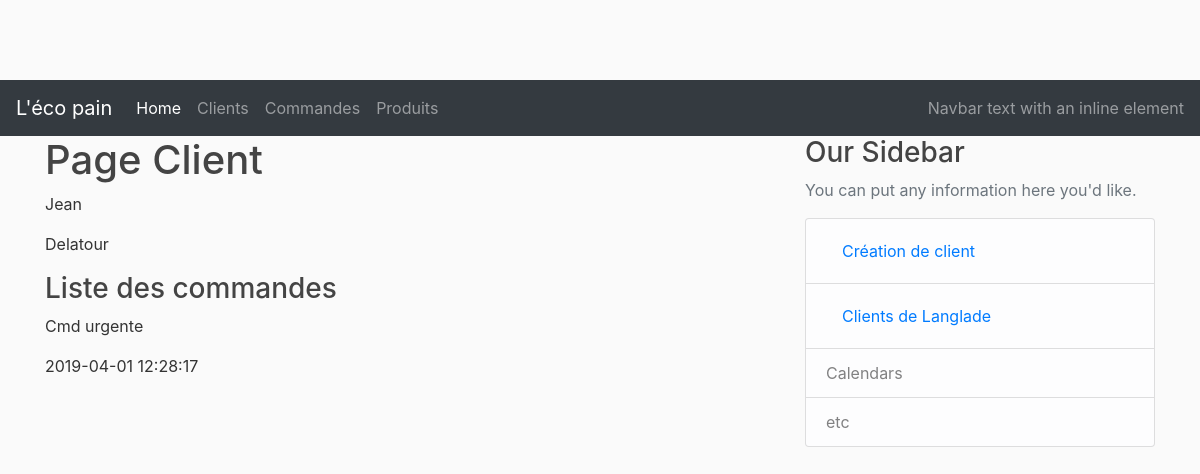
Before: /customers/3 with the older database file.
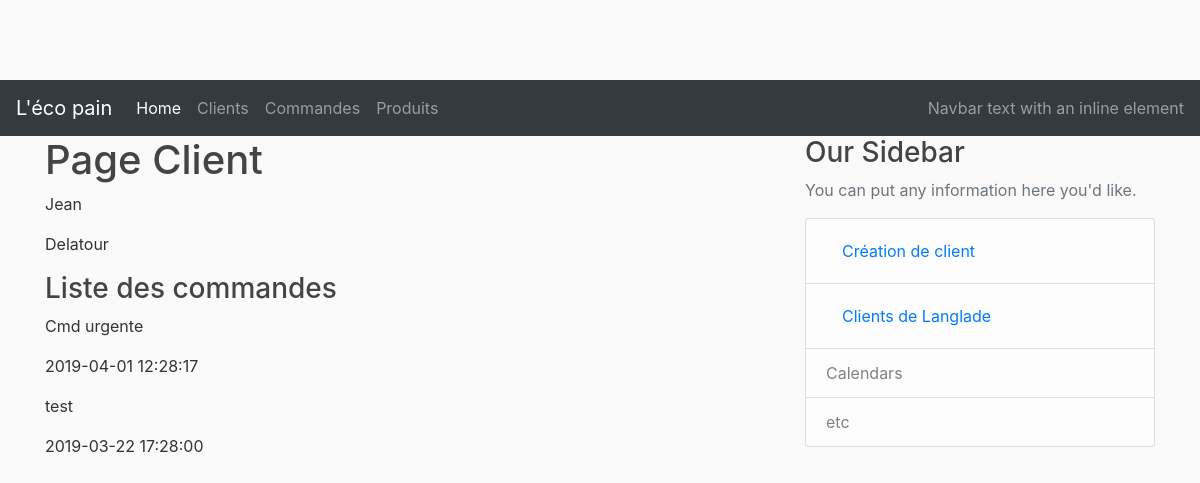
After: the same page with the newer database file.
### lecopain/models.py (models this page shows, shortened)
class Order(db.Model):
    __tablename__ = 'orders'
    id = db.Column(db.Integer, primary_key=True)
    title = db.Column(db.String(50), nullable=False)
    order_dt = db.Column(db.DateTime)
    created_at = db.Column(db.DateTime, nullable=False, default=datetime.utcnow)
    customer_id = db.Column(db.Integer, db.ForeignKey('customers.id'), nullable=False)
    status = db.Column(db.String(20), nullable=False)

### lecopain/controllers/customer_controller.py (the view)
@customer_page.route("/customers/<int:customer_id>")
def customer(customer_id):
    customer = Customer.query.get_or_404(customer_id)
    return render_template('/customers/customer.html', customer=customer)

### lecopain/templates/customers/customer.html
{% extends "layout.html" %}
{% block content %}
    <h1>Page Client</h1>
    <div class="content-section">
        <p>{{customer.firstname}}</p>
        <p>{{customer.lastname}}</p>
    </div>
    <div>
        <h3>Liste des commandes</h3>
    </div>
    <div class="content-section">
        {% for order in customer.orders %}
            <p>{{order.title}}</p>
            <p>{{order.order_dt}}</p>
        {% endfor %}
    </div>
{% endblock %}
{% block right_menu %}
<div class="content-section">
    <h3>Our Sidebar</h3>
    <p class='text-muted'>You can put any information here you'd like.
        <ul class="list-group">
        <li class="list-group-item list-group-item-light">
                <a class="nav-link" href="/customers/new">Création de client</a></li>
        <li class="list-group-item list-group-item-light">
                <a class="nav-link" href="/customers/city/Langlade">Clients de Langlade</a></li>
        <li class="list-group-item list-group-item-light">Calendars</li>
        <li class="list-group-item list-group-item-light">etc</li>
        </ul>
    </p>
</div>
{% endblock %}

Changed rows visible on the page:
added Order: title "test", order_dt "2019-03-22 17:28:00"
